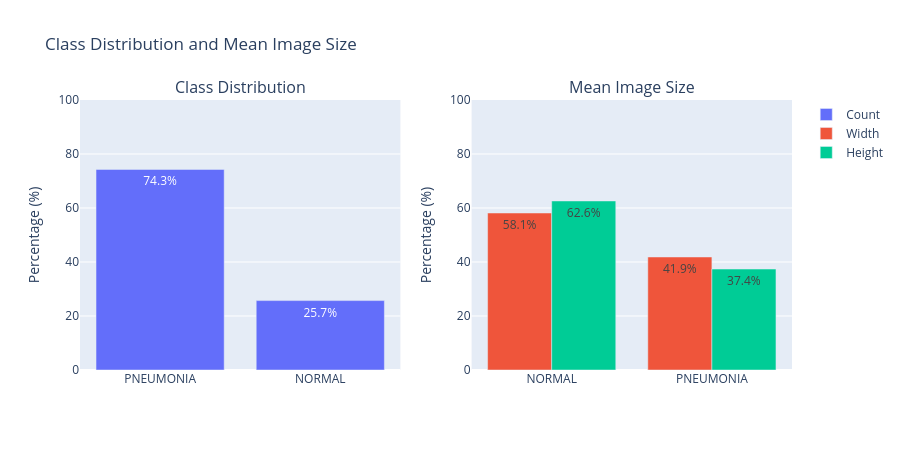

Notebook code for this chart:
### Code cell
import plotly.graph_objects as go
from plotly.subplots import make_subplots

# ============================================================
# 데이터 준비
# ============================================================

# 데이터 건수
count_data = image_info["Folder"].value_counts()

count_ratio = (
    count_data / count_data.sum() * 100
)

# Width / Height 평균
size_mean = (
    image_info
    .groupby("Folder")[["Width", "Height"]]
    .mean()
)

size_ratio = (
    size_mean.div(size_mean.sum(axis=0)) * 100
)


# ============================================================
# 그래프
# ============================================================

fig = make_subplots(
    rows=1,
    cols=2,
    subplot_titles=[
        "Class Distribution",
        "Mean Image Size"
    ]
)

# ------------------------------------------------------------
# 1. 데이터 건수
# ------------------------------------------------------------

fig.add_trace(
    go.Bar(
        x=count_ratio.index,
        y=count_ratio.values,
        text=[f"{v:.1f}%" for v in count_ratio.values],
        textposition="auto",
        name="Count"
    ),
    row=1,
    col=1
)


# ------------------------------------------------------------
# 2. Width / Height 평균
# ------------------------------------------------------------

for dimension in ["Width", "Height"]:
    fig.add_trace(
        go.Bar(
            x=size_ratio.index,
            y=size_ratio[dimension],
            text=[
                f"{v:.1f}%"
                for v in size_ratio[dimension]
            ],
            textposition="auto",
            name=dimension
        ),
        row=1,
        col=2
    )


# ============================================================
# Layout
# ============================================================

fig.update_yaxes(
    title_text="Percentage (%)",
    range=[0, 100],
    row=1,
    col=1
)

fig.update_yaxes(
    title_text="Percentage (%)",
    range=[0, 100],
    row=1,
    col=2
)

fig.update_layout(
    title="Class Distribution and Mean Image Size",
    barmode="group",
    height=450
)

fig.show()

### Figure 1 — Plotly figure (JSON) as saved in the notebook; plotly's stock layout.template omitted (floating-point values rounded to 4 significant figures)
{"data": [{"name": "Count", "text": ["74.3%", "25.7%"], "textposition": "auto", "type": "bar", "x": ["PNEUMONIA", "NORMAL"], "xaxis": "x", "y": [74.29, 25.71], "yaxis": "y"}, {"name": "Width", "text": ["58.1%", "41.9%"], "textposition": "auto", "type": "bar", "x": ["NORMAL", "PNEUMONIA"], "xaxis": "x2", "y": [58.15, 41.85], "yaxis": "y2"}, {"name": "Height", "text": ["62.6%", "37.4%"], "textposition": "auto", "type": "bar", "x": ["NORMAL", "PNEUMONIA"], "xaxis": "x2", "y": [62.61, 37.39], "yaxis": "y2"}], "layout": {"annotations": [{"font": {"size": 16}, "showarrow": false, "text": "Class Distribution", "x": 0.225, "xanchor": "center", "xref": "paper", "y": 1, "yanchor": "bottom", "yref": "paper"}, {"font": {"size": 16}, "showarrow": false, "text": "Mean Image Size", "x": 0.775, "xanchor": "center", "xref": "paper", "y": 1, "yanchor": "bottom", "yref": "paper"}], "barmode": "group", "height": 450, "title": {"text": "Class Distribution and Mean Image Size"}, "xaxis": {"anchor": "y", "domain": [0, 0.45]}, "xaxis2": {"anchor": "y2", "domain": [0.55, 1]}, "yaxis": {"anchor": "x", "domain": [0, 1], "range": [0, 100], "title": {"text": "Percentage (%)"}}, "yaxis2": {"anchor": "x2", "domain": [0, 1], "range": [0, 100], "title": {"text": "Percentage (%)"}}}}
